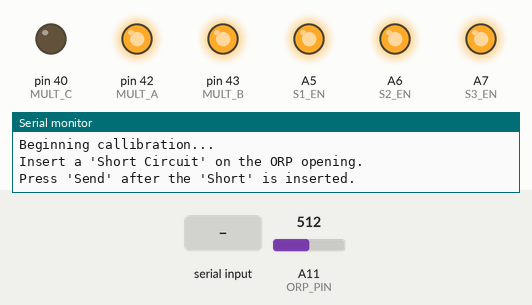
Bench run of a sketch on a simulated Arduino Mega 2560, built with avr-gcc and run on an emulated ATmega2560. Parts: output pins drawn as LEDs (lit = HIGH), the last lines printed to the serial monitor. Dashed ring = blinking. The inputs (shaded band) are chosen by the test bench; at power-on: A11 (ORP_PIN) = 512.

Above: at 0.9 s.
1.0 s: "1" received over Serial
At 2.9 s:
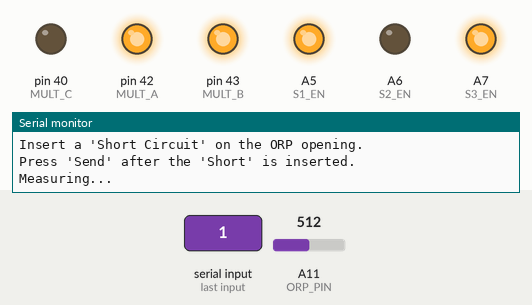
4.0 s: "0" received over Serial
At 6.3 s:
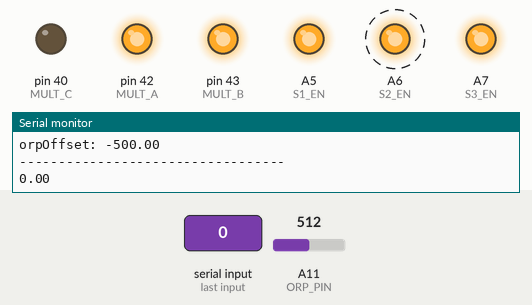
Timing chart, 0 to 13.0 s (numbered marks = the images above; inputs shaded):
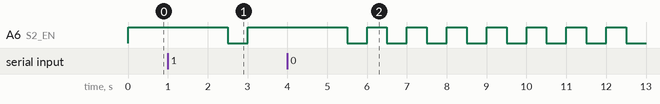

Measured:
- after the input at 1.0 s, A6 (S2_EN): HIGH → LOW after 1.5 s, → HIGH 0.50 s later
- after the input at 4.0 s, A6 (S2_EN): alternates HIGH for 0.50 s and LOW for 0.50 s, starting after 1.5 s

The sketch:

calibrationORP.ino
```cpp
// (licence header left out)
// Offset values
float orpOffset = 0.0;

// Analog I/O pins
const byte ORP_PIN = A11;

const byte MULT_A = 42;
const byte MULT_B = 43;
const byte MULT_C = 40;

const byte S1_EN = A5; // S1: EC sensor
const byte S2_EN = A6; // S2: ORP sensor
const byte S3_EN = A7; // S3: pH sensor

void setup() {
  Serial.begin(115200);

  // Set output pins
  pinMode(S1_EN, OUTPUT);
  digitalWrite(S1_EN, HIGH);
  pinMode(S2_EN, OUTPUT);
  digitalWrite(S2_EN, HIGH);
  pinMode(S3_EN, OUTPUT);
  digitalWrite(S3_EN, HIGH);

  pinMode(MULT_A, OUTPUT);
  digitalWrite(MULT_A, HIGH);
  pinMode(MULT_B, OUTPUT);
  digitalWrite(MULT_B, HIGH);
  pinMode(MULT_C, OUTPUT);
  digitalWrite(MULT_C, LOW);

  Serial.println("Beginning callibration...");
  Serial.println("Insert a 'Short Circuit' on the ORP opening.");
  Serial.println("Press 'Send' after the 'Short' is inserted.");
  while (Serial.available() == 0);
  Serial.readString();
  Serial.println("Measuring...");
  Serial.println();

  orpOffset =  read_orp();

  Serial.println("----------------------------------");
  Serial.println("Values to calibrate the meter:");
  Serial.print("orpOffset: ");
  Serial.println(orpOffset);
  Serial.println("----------------------------------");

  Serial.println();
  Serial.println();
  while (Serial.available() == 0);
  Serial.readString();
}

void loop(){
  Serial.println(read_orp());
}

float read_orp() {
  // Read ORP
  delay(500);
  digitalWrite(S2_EN, LOW);
  delay(500);

  float val = analogRead(ORP_PIN) / 1024.0;
  val = (30.0 * 5.0 * 1000.0) - (75.0 * val * 5.0 * 1000);
  val = (val / 75.0) - orpOffset;

  digitalWrite(S2_EN, HIGH);

  return val;
}
```
